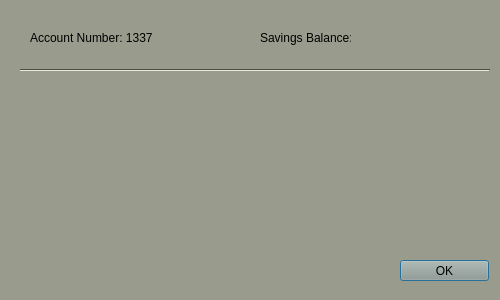
<?xml version="1.0" encoding="UTF-8"?>
<ui version="4.0">
 <class>SavingsDialog</class>
 <widget class="QDialog" name="SavingsDialog">
  <property name="geometry">
   <rect>
    <x>0</x>
    <y>0</y>
    <width>500</width>
    <height>300</height>
   </rect>
  </property>
  <property name="palette">
   <palette>
    <active>
     <colorrole role="WindowText">
      <brush brushstyle="SolidPattern">
       <color alpha="255">
        <red>0</red>
        <green>0</green>
        <blue>0</blue>
       </color>
      </brush>
     </colorrole>
     <colorrole role="Button">
      <brush brushstyle="SolidPattern">
       <color alpha="255">
        <red>153</red>
        <green>156</green>
        <blue>140</blue>
       </color>
      </brush>
     </colorrole>
     <colorrole role="Light">
      <brush brushstyle="SolidPattern">
       <color alpha="255">
        <red>230</red>
        <green>234</green>
        <blue>210</blue>
       </color>
      </brush>
     </colorrole>
     <colorrole role="Midlight">
      <brush brushstyle="SolidPattern">
       <color alpha="255">
        <red>191</red>
        <green>195</green>
        <blue>175</blue>
       </color>
      </brush>
     </colorrole>
     <colorrole role="Dark">
      <brush brushstyle="SolidPattern">
       <color alpha="255">
        <red>76</red>
        <green>78</green>
        <blue>70</blue>
       </color>
      </brush>
     </colorrole>
     <colorrole role="Mid">
      <brush brushstyle="SolidPattern">
       <color alpha="255">
        <red>102</red>
        <green>104</green>
        <blue>93</blue>
       </color>
      </brush>
     </colorrole>
     <colorrole role="Text">
      <brush brushstyle="SolidPattern">
       <color alpha="255">
        <red>0</red>
        <green>0</green>
        <blue>0</blue>
       </color>
      </brush>
     </colorrole>
     <colorrole role="BrightText">
      <brush brushstyle="SolidPattern">
       <color alpha="255">
        <red>255</red>
        <green>255</green>
        <blue>255</blue>
       </color>
      </brush>
     </colorrole>
     <colorrole role="ButtonText">
      <brush brushstyle="SolidPattern">
       <color alpha="255">
        <red>0</red>
        <green>0</green>
        <blue>0</blue>
       </color>
      </brush>
     </colorrole>
     <colorrole role="Base">
      <brush brushstyle="SolidPattern">
       <color alpha="255">
        <red>255</red>
        <green>255</green>
        <blue>255</blue>
       </color>
      </brush>
     </colorrole>
     <colorrole role="Window">
      <brush brushstyle="SolidPattern">
       <color alpha="255">
        <red>153</red>
        <green>156</green>
        <blue>140</blue>
       </color>
      </brush>
     </colorrole>
     <colorrole role="Shadow">
      <brush brushstyle="SolidPattern">
       <color alpha="255">
        <red>0</red>
        <green>0</green>
        <blue>0</blue>
       </color>
      </brush>
     </colorrole>
     <colorrole role="AlternateBase">
      <brush brushstyle="SolidPattern">
       <color alpha="255">
        <red>204</red>
        <green>205</green>
        <blue>197</blue>
       </color>
      </brush>
     </colorrole>
     <colorrole role="ToolTipBase">
      <brush brushstyle="SolidPattern">
       <color alpha="255">
        <red>255</red>
        <green>255</green>
        <blue>220</blue>
       </color>
      </brush>
     </colorrole>
     <colorrole role="ToolTipText">
      <brush brushstyle="SolidPattern">
       <color alpha="255">
        <red>0</red>
        <green>0</green>
        <blue>0</blue>
       </color>
      </brush>
     </colorrole>
    </active>
    <inactive>
     <colorrole role="WindowText">
      <brush brushstyle="SolidPattern">
       <color alpha="255">
        <red>0</red>
        <green>0</green>
        <blue>0</blue>
       </color>
      </brush>
     </colorrole>
     <colorrole role="Button">
      <brush brushstyle="SolidPattern">
       <color alpha="255">
        <red>153</red>
        <green>156</green>
        <blue>140</blue>
       </color>
      </brush>
     </colorrole>
     <colorrole role="Light">
      <brush brushstyle="SolidPattern">
       <color alpha="255">
        <red>230</red>
        <green>234</green>
        <blue>210</blue>
       </color>
      </brush>
     </colorrole>
     <colorrole role="Midlight">
      <brush brushstyle="SolidPattern">
       <color alpha="255">
        <red>191</red>
        <green>195</green>
        <blue>175</blue>
       </color>
      </brush>
     </colorrole>
     <colorrole role="Dark">
      <brush brushstyle="SolidPattern">
       <color alpha="255">
        <red>76</red>
        <green>78</green>
        <blue>70</blue>
       </color>
      </brush>
     </colorrole>
     <colorrole role="Mid">
      <brush brushstyle="SolidPattern">
       <color alpha="255">
        <red>102</red>
        <green>104</green>
        <blue>93</blue>
       </color>
      </brush>
     </colorrole>
     <colorrole role="Text">
      <brush brushstyle="SolidPattern">
       <color alpha="255">
        <red>0</red>
        <green>0</green>
        <blue>0</blue>
       </color>
      </brush>
     </colorrole>
     <colorrole role="BrightText">
      <brush brushstyle="SolidPattern">
       <color alpha="255">
        <red>255</red>
        <green>255</green>
        <blue>255</blue>
       </color>
      </brush>
     </colorrole>
     <colorrole role="ButtonText">
      <brush brushstyle="SolidPattern">
       <color alpha="255">
        <red>0</red>
        <green>0</green>
        <blue>0</blue>
       </color>
      </brush>
     </colorrole>
     <colorrole role="Base">
      <brush brushstyle="SolidPattern">
       <color alpha="255">
        <red>255</red>
        <green>255</green>
        <blue>255</blue>
       </color>
      </brush>
     </colorrole>
     <colorrole role="Window">
      <brush brushstyle="SolidPattern">
       <color alpha="255">
        <red>153</red>
        <green>156</green>
        <blue>140</blue>
       </color>
      </brush>
     </colorrole>
     <colorrole role="Shadow">
      <brush brushstyle="SolidPattern">
       <color alpha="255">
        <red>0</red>
        <green>0</green>
        <blue>0</blue>
       </color>
      </brush>
     </colorrole>
     <colorrole role="AlternateBase">
      <brush brushstyle="SolidPattern">
       <color alpha="255">
        <red>204</red>
        <green>205</green>
        <blue>197</blue>
       </color>
      </brush>
     </colorrole>
     <colorrole role="ToolTipBase">
      <brush brushstyle="SolidPattern">
       <color alpha="255">
        <red>255</red>
        <green>255</green>
        <blue>220</blue>
       </color>
      </brush>
     </colorrole>
     <colorrole role="ToolTipText">
      <brush brushstyle="SolidPattern">
       <color alpha="255">
        <red>0</red>
        <green>0</green>
        <blue>0</blue>
       </color>
      </brush>
     </colorrole>
    </inactive>
    <disabled>
     <colorrole role="WindowText">
      <brush brushstyle="SolidPattern">
       <color alpha="255">
        <red>76</red>
        <green>78</green>
        <blue>70</blue>
       </color>
      </brush>
     </colorrole>
     <colorrole role="Button">
      <brush brushstyle="SolidPattern">
       <color alpha="255">
        <red>153</red>
        <green>156</green>
        <blue>140</blue>
       </color>
      </brush>
     </colorrole>
     <colorrole role="Light">
      <brush brushstyle="SolidPattern">
       <color alpha="255">
        <red>230</red>
        <green>234</green>
        <blue>210</blue>
       </color>
      </brush>
     </colorrole>
     <colorrole role="Midlight">
      <brush brushstyle="SolidPattern">
       <color alpha="255">
        <red>191</red>
        <green>195</green>
        <blue>175</blue>
       </color>
      </brush>
     </colorrole>
     <colorrole role="Dark">
      <brush brushstyle="SolidPattern">
       <color alpha="255">
        <red>76</red>
        <green>78</green>
        <blue>70</blue>
       </color>
      </brush>
     </colorrole>
     <colorrole role="Mid">
      <brush brushstyle="SolidPattern">
       <color alpha="255">
        <red>102</red>
        <green>104</green>
        <blue>93</blue>
       </color>
      </brush>
     </colorrole>
     <colorrole role="Text">
      <brush brushstyle="SolidPattern">
       <color alpha="255">
        <red>76</red>
        <green>78</green>
        <blue>70</blue>
       </color>
      </brush>
     </colorrole>
     <colorrole role="BrightText">
      <brush brushstyle="SolidPattern">
       <color alpha="255">
        <red>255</red>
        <green>255</green>
        <blue>255</blue>
       </color>
      </brush>
     </colorrole>
     <colorrole role="ButtonText">
      <brush brushstyle="SolidPattern">
       <color alpha="255">
        <red>76</red>
        <green>78</green>
        <blue>70</blue>
       </color>
      </brush>
     </colorrole>
     <colorrole role="Base">
      <brush brushstyle="SolidPattern">
       <color alpha="255">
        <red>153</red>
        <green>156</green>
        <blue>140</blue>
       </color>
      </brush>
     </colorrole>
     <colorrole role="Window">
      <brush brushstyle="SolidPattern">
       <color alpha="255">
        <red>153</red>
        <green>156</green>
        <blue>140</blue>
       </color>
      </brush>
     </colorrole>
     <colorrole role="Shadow">
      <brush brushstyle="SolidPattern">
       <color alpha="255">
        <red>0</red>
        <green>0</green>
        <blue>0</blue>
       </color>
      </brush>
     </colorrole>
     <colorrole role="AlternateBase">
      <brush brushstyle="SolidPattern">
       <color alpha="255">
        <red>153</red>
        <green>156</green>
        <blue>140</blue>
       </color>
      </brush>
     </colorrole>
     <colorrole role="ToolTipBase">
      <brush brushstyle="SolidPattern">
       <color alpha="255">
        <red>255</red>
        <green>255</green>
        <blue>220</blue>
       </color>
      </brush>
     </colorrole>
     <colorrole role="ToolTipText">
      <brush brushstyle="SolidPattern">
       <color alpha="255">
        <red>0</red>
        <green>0</green>
        <blue>0</blue>
       </color>
      </brush>
     </colorrole>
    </disabled>
   </palette>
  </property>
  <property name="windowTitle">
   <string>Savings Account</string>
  </property>
  <widget class="QLabel" name="labelANumSDialog">
   <property name="geometry">
    <rect>
     <x>30</x>
     <y>30</y>
     <width>140</width>
     <height>16</height>
    </rect>
   </property>
   <property name="text">
    <string>Account Number: 1337</string>
   </property>
  </widget>
  <widget class="Line" name="line">
   <property name="geometry">
    <rect>
     <x>20</x>
     <y>60</y>
     <width>470</width>
     <height>20</height>
    </rect>
   </property>
   <property name="orientation">
    <enum>Qt::Horizontal</enum>
   </property>
  </widget>
  <widget class="QPushButton" name="buttonOKSavings">
   <property name="geometry">
    <rect>
     <x>400</x>
     <y>260</y>
     <width>89</width>
     <height>21</height>
    </rect>
   </property>
   <property name="text">
    <string>OK</string>
   </property>
  </widget>
  <widget class="QLabel" name="labelCBalSDialog">
   <property name="geometry">
    <rect>
     <x>260</x>
     <y>30</y>
     <width>91</width>
     <height>16</height>
    </rect>
   </property>
   <property name="text">
    <string>Savings Balance: $</string>
   </property>
  </widget>
  <widget class="QLabel" name="labelSBalValue">
   <property name="geometry">
    <rect>
     <x>350</x>
     <y>30</y>
     <width>60</width>
     <height>20</height>
    </rect>
   </property>
   <property name="whatsThis">
    <string/>
   </property>
   <property name="text">
    <string/>
   </property>
  </widget>
 </widget>
 <resources/>
 <connections/>
</ui>
